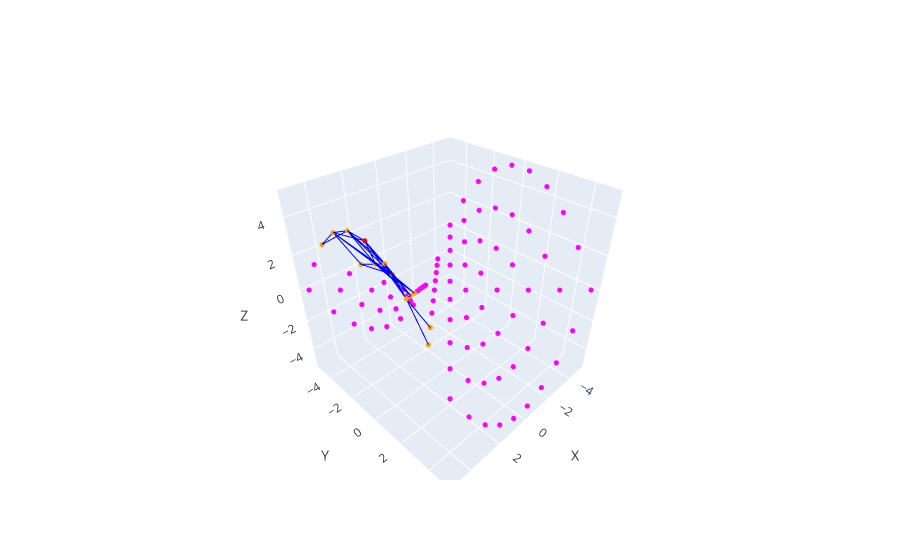

Here is the notebook cell this chart was saved with:
### Code cell
fig = new_fig()

# Ajouter les points à la figure
add_points(points, fig, 'magenta')

# Ajouter un point d'example à la figure
example = np.random.randint(0, NUM_POINTS)
add_point(points[example], fig, 'red')

# Ajouter les k-voisins de l'exemple à la figure
for neighbor in k_near_neighbors[example]:
    add_point(points[neighbor], fig, 'orange')

to_plot_neighbors = [example]
for _ in range(k):
    new_neighbors = []
    for point in to_plot_neighbors:
        for neighbor in direct_neighbors[point]:
            new_neighbors.append(neighbor)
            add_line(points[point], points[neighbor], fig, 'blue')
    to_plot_neighbors = new_neighbors


fig.show()

### Figure 1 — Plotly figure (JSON) as saved in the notebook; plotly's stock layout.template omitted (floating-point values rounded to 4 significant figures)
{"data": [{"marker": {"color": "magenta", "size": 3}, "mode": "markers", "type": "scatter3d", "x": [-5], "y": [-5], "z": [0]}, {"marker": {"color": "magenta", "size": 3}, "mode": "markers", "type": "scatter3d", "x": [-3.889], "y": [-5], "z": [-2.0]}, {"marker": {"color": "magenta", "size": 3}, "mode": "markers", "type": "scatter3d", "x": [-2.778], "y": [-5], "z": [-3.5]}, {"marker": {"color": "magenta", "size": 3}, "mode": "markers", "type": "scatter3d", "x": [-1.667], "y": [-5], "z": [-4.5]}, {"marker": {"color": "magenta", "size": 3}, "mode": "markers", "type": "scatter3d", "x": [-0.5556], "y": [-5], "z": [-5]}, {"marker": {"color": "magenta", "size": 3}, "mode": "markers", "type": "scatter3d", "x": [0.5556], "y": [-5], "z": [-5]}, {"marker": {"color": "magenta", "size": 3}, "mode": "markers", "type": "scatter3d", "x": [1.667], "y": [-5], "z": [-4.5]}, {"marker": {"color": "magenta", "size": 3}, "mode": "markers", "type": "scatter3d", "x": [2.778], "y": [-5], "z": [-3.5]}, {"marker": {"color": "magenta", "size": 3}, "mode": "markers", "type": "scatter3d", "x": [3.889], "y": [-5], "z": [-2.0]}, {"marker": {"color": "magenta", "size": 3}, "mode": "markers", "type": "scatter3d", "x": [5], "y": [-5], "z": [0]}, {"marker": {"color": "magenta", "size": 3}, "mode": "markers", "type": "scatter3d", "x": [-5], "y": [-3.889], "z": [2.0]}, {"marker": {"color": "magenta", "size": 3}, "mode": "markers", "type": "scatter3d", "x": [-3.889], "y": [-3.889], "z": [0]}, {"marker": {"color": "magenta", "size": 3}, "mode": "markers", "type": "scatter3d", "x": [-2.778], "y": [-3.889], "z": [-1.5]}, {"marker": {"color": "magenta", "size": 3}, "mode": "markers", "type": "scatter3d", "x": [-1.667], "y": [-3.889], "z": [-2.5]}, {"marker": {"color": "magenta", "size": 3}, "mode": "markers", "type": "scatter3d", "x": [-0.5556], "y": [-3.889], "z": [-3]}, {"marker": {"color": "magenta", "size": 3}, "mode": "markers", "type": "scatter3d", "x": [0.5556], "y": [-3.889], "z": [-3]}, {"marker": {"color": "magenta", "size": 3}, "mode": "markers", "type": "scatter3d", "x": [1.667], "y": [-3.889], "z": [-2.5]}, {"marker": {"color": "magenta", "size": 3}, "mode": "markers", "type": "scatter3d", "x": [2.778], "y": [-3.889], "z": [-1.5]}, {"marker": {"color": "magenta", "size": 3}, "mode": "markers", "type": "scatter3d", "x": [3.889], "y": [-3.889], "z": [7.194e-16]}, {"marker": {"color": "magenta", "size": 3}, "mode": "markers", "type": "scatter3d", "x": [5], "y": [-3.889], "z": [2.0]}, {"marker": {"color": "magenta", "size": 3}, "mode": "markers", "type": "scatter3d", "x": [-5], "y": [-2.778], "z": [3.5]}, {"marker": {"color": "magenta", "size": 3}, "mode": "markers", "type": "scatter3d", "x": [-3.889], "y": [-2.778], "z": [1.5]}, {"marker": {"color": "magenta", "size": 3}, "mode": "markers", "type": "scatter3d", "x": [-2.778], "y": [-2.778], "z": [0]}, {"marker": {"color": "magenta", "size": 3}, "mode": "markers", "type": "scatter3d", "x": [-1.667], "y": [-2.778], "z": [-1.0]}, {"marker": {"color": "magenta", "size": 3}, "mode": "markers", "type": "scatter3d", "x": [-0.5556], "y": [-2.778], "z": [-1.5]}, {"marker": {"color": "magenta", "size": 3}, "mode": "markers", "type": "scatter3d", "x": [0.5556], "y": [-2.778], "z": [-1.5]}, {"marker": {"color": "magenta", "size": 3}, "mode": "markers", "type": "scatter3d", "x": [1.667], "y": [-2.778], "z": [-1.0]}, {"marker": {"color": "magenta", "size": 3}, "mode": "markers", "type": "scatter3d", "x": [2.778], "y": [-2.778], "z": [8.993e-16]}, {"marker": {"color": "magenta", "size": 3}, "mode": "markers", "type": "scatter3d", "x": [3.889], "y": [-2.778], "z": [1.5]}, {"marker": {"color": "magenta", "size": 3}, "mode": "markers", "type": "scatter3d", "x": [5], "y": [-2.778], "z": [3.5]}, {"marker": {"color": "magenta", "size": 3}, "mode": "markers", "type": "scatter3d", "x": [-5], "y": [-1.667], "z": [4.5]}, {"marker": {"color": "magenta", "size": 3}, "mode": "markers", "type": "scatter3d", "x": [-3.889], "y": [-1.667], "z": [2.5]}, {"marker": {"color": "magenta", "size": 3}, "mode": "markers", "type": "scatter3d", "x": [-2.778], "y": [-1.667], "z": [1.0]}, {"marker": {"color": "magenta", "size": 3}, "mode": "markers", "type": "scatter3d", "x": [-1.667], "y": [-1.667], "z": [0]}, {"marker": {"color": "magenta", "size": 3}, "mode": "markers", "type": "scatter3d", "x": [-0.5556], "y": [-1.667], "z": [-0.5]}, {"marker": {"color": "magenta", "size": 3}, "mode": "markers", "type": "scatter3d", "x": [0.5556], "y": [-1.667], "z": [-0.5]}, {"marker": {"color": "magenta", "size": 3}, "mode": "markers", "type": "scatter3d", "x": [1.667], "y": [-1.667], "z": [2.698e-16]}, {"marker": {"color": "magenta", "size": 3}, "mode": "markers", "type": "scatter3d", "x": [2.778], "y": [-1.667], "z": [1.0]}, {"marker": {"color": "magenta", "size": 3}, "mode": "markers", "type": "scatter3d", "x": [3.889], "y": [-1.667], "z": [2.5]}, {"marker": {"color": "magenta", "size": 3}, "mode": "markers", "type": "scatter3d", "x": [5], "y": [-1.667], "z": [4.5]}, {"marker": {"color": "magenta", "size": 3}, "mode": "markers", "type": "scatter3d", "x": [-5], "y": [-0.5556], "z": [5]}, {"marker": {"color": "magenta", "size": 3}, "mode": "markers", "type": "scatter3d", "x": [-3.889], "y": [-0.5556], "z": [3]}, {"marker": {"color": "magenta", "size": 3}, "mode": "markers", "type": "scatter3d", "x": [-2.778], "y": [-0.5556], "z": [1.5]}, {"marker": {"color": "magenta", "size": 3}, "mode": "markers", "type": "scatter3d", "x": [-1.667], "y": [-0.5556], "z": [0.5]}, {"marker": {"color": "magenta", "size": 3}, "mode": "markers", "type": "scatter3d", "x": [-0.5556], "y": [-0.5556], "z": [0]}, {"marker": {"color": "magenta", "size": 3}, "mode": "markers", "type": "scatter3d", "x": [0.5556], "y": [-0.5556], "z": [0]}, {"marker": {"color": "magenta", "size": 3}, "mode": "markers", "type": "scatter3d", "x": [1.667], "y": [-0.5556], "z": [0.5]}, {"marker": {"color": "magenta", "size": 3}, "mode": "markers", "type": "scatter3d", "x": [2.778], "y": [-0.5556], "z": [1.5]}, {"marker": {"color": "magenta", "size": 3}, "mode": "markers", "type": "scatter3d", "x": [3.889], "y": [-0.5556], "z": [3.0]}, {"marker": {"color": "magenta", "size": 3}, "mode": "markers", "type": "scatter3d", "x": [5], "y": [-0.5556], "z": [5]}, {"marker": {"color": "magenta", "size": 3}, "mode": "markers", "type": "scatter3d", "x": [-5], "y": [0.5556], "z": [5]}, {"marker": {"color": "magenta", "size": 3}, "mode": "markers", "type": "scatter3d", "x": [-3.889], "y": [0.5556], "z": [3]}, {"marker": {"color": "magenta", "size": 3}, "mode": "markers", "type": "scatter3d", "x": [-2.778], "y": [0.5556], "z": [1.5]}, {"marker": {"color": "magenta", "size": 3}, "mode": "markers", "type": "scatter3d", "x": [-1.667], "y": [0.5556], "z": [0.5]}, {"marker": {"color": "magenta", "size": 3}, "mode": "markers", "type": "scatter3d", "x": [-0.5556], "y": [0.5556], "z": [0]}, {"marker": {"color": "magenta", "size": 3}, "mode": "markers", "type": "scatter3d", "x": [0.5556], "y": [0.5556], "z": [0]}, {"marker": {"color": "magenta", "size": 3}, "mode": "markers", "type": "scatter3d", "x": [1.667], "y": [0.5556], "z": [0.5]}, {"marker": {"color": "magenta", "size": 3}, "mode": "markers", "type": "scatter3d", "x": [2.778], "y": [0.5556], "z": [1.5]}, {"marker": {"color": "magenta", "size": 3}, "mode": "markers", "type": "scatter3d", "x": [3.889], "y": [0.5556], "z": [3.0]}, {"marker": {"color": "magenta", "size": 3}, "mode": "markers", "type": "scatter3d", "x": [5], "y": [0.5556], "z": [5]}, {"marker": {"color": "magenta", "size": 3}, "mode": "markers", "type": "scatter3d", "x": [-5], "y": [1.667], "z": [4.5]}, {"marker": {"color": "magenta", "size": 3}, "mode": "markers", "type": "scatter3d", "x": [-3.889], "y": [1.667], "z": [2.5]}, {"marker": {"color": "magenta", "size": 3}, "mode": "markers", "type": "scatter3d", "x": [-2.778], "y": [1.667], "z": [1.0]}, {"marker": {"color": "magenta", "size": 3}, "mode": "markers", "type": "scatter3d", "x": [-1.667], "y": [1.667], "z": [-2.698e-16]}, {"marker": {"color": "magenta", "size": 3}, "mode": "markers", "type": "scatter3d", "x": [-0.5556], "y": [1.667], "z": [-0.5]}, {"marker": {"color": "magenta", "size": 3}, "mode": "markers", "type": "scatter3d", "x": [0.5556], "y": [1.667], "z": [-0.5]}, {"marker": {"color": "magenta", "size": 3}, "mode": "markers", "type": "scatter3d", "x": [1.667], "y": [1.667], "z": [0]}, {"marker": {"color": "magenta", "size": 3}, "mode": "markers", "type": "scatter3d", "x": [2.778], "y": [1.667], "z": [1.0]}, {"marker": {"color": "magenta", "size": 3}, "mode": "markers", "type": "scatter3d", "x": [3.889], "y": [1.667], "z": [2.5]}, {"marker": {"color": "magenta", "size": 3}, "mode": "markers", "type": "scatter3d", "x": [5], "y": [1.667], "z": [4.5]}, {"marker": {"color": "magenta", "size": 3}, "mode": "markers", "type": "scatter3d", "x": [-5], "y": [2.778], "z": [3.5]}, {"marker": {"color": "magenta", "size": 3}, "mode": "markers", "type": "scatter3d", "x": [-3.889], "y": [2.778], "z": [1.5]}, {"marker": {"color": "magenta", "size": 3}, "mode": "markers", "type": "scatter3d", "x": [-2.778], "y": [2.778], "z": [-8.993e-16]}, {"marker": {"color": "magenta", "size": 3}, "mode": "markers", "type": "scatter3d", "x": [-1.667], "y": [2.778], "z": [-1.0]}, {"marker": {"color": "magenta", "size": 3}, "mode": "markers", "type": "scatter3d", "x": [-0.5556], "y": [2.778], "z": [-1.5]}, {"marker": {"color": "magenta", "size": 3}, "mode": "markers", "type": "scatter3d", "x": [0.5556], "y": [2.778], "z": [-1.5]}, {"marker": {"color": "magenta", "size": 3}, "mode": "markers", "type": "scatter3d", "x": [1.667], "y": [2.778], "z": [-1.0]}, {"marker": {"color": "magenta", "size": 3}, "mode": "markers", "type": "scatter3d", "x": [2.778], "y": [2.778], "z": [0]}, {"marker": {"color": "magenta", "size": 3}, "mode": "markers", "type": "scatter3d", "x": [3.889], "y": [2.778], "z": [1.5]}, {"marker": {"color": "magenta", "size": 3}, "mode": "markers", "type": "scatter3d", "x": [5], "y": [2.778], "z": [3.5]}, {"marker": {"color": "magenta", "size": 3}, "mode": "markers", "type": "scatter3d", "x": [-5], "y": [3.889], "z": [2.0]}, {"marker": {"color": "magenta", "size": 3}, "mode": "markers", "type": "scatter3d", "x": [-3.889], "y": [3.889], "z": [-7.194e-16]}, {"marker": {"color": "magenta", "size": 3}, "mode": "markers", "type": "scatter3d", "x": [-2.778], "y": [3.889], "z": [-1.5]}, {"marker": {"color": "magenta", "size": 3}, "mode": "markers", "type": "scatter3d", "x": [-1.667], "y": [3.889], "z": [-2.5]}, {"marker": {"color": "magenta", "size": 3}, "mode": "markers", "type": "scatter3d", "x": [-0.5556], "y": [3.889], "z": [-3.0]}, {"marker": {"color": "magenta", "size": 3}, "mode": "markers", "type": "scatter3d", "x": [0.5556], "y": [3.889], "z": [-3.0]}, {"marker": {"color": "magenta", "size": 3}, "mode": "markers", "type": "scatter3d", "x": [1.667], "y": [3.889], "z": [-2.5]}, {"marker": {"color": "magenta", "size": 3}, "mode": "markers", "type": "scatter3d", "x": [2.778], "y": [3.889], "z": [-1.5]}, {"marker": {"color": "magenta", "size": 3}, "mode": "markers", "type": "scatter3d", "x": [3.889], "y": [3.889], "z": [0]}, {"marker": {"color": "magenta", "size": 3}, "mode": "markers", "type": "scatter3d", "x": [5], "y": [3.889], "z": [2.0]}, {"marker": {"color": "magenta", "size": 3}, "mode": "markers", "type": "scatter3d", "x": [-5], "y": [5], "z": [0]}, {"marker": {"color": "magenta", "size": 3}, "mode": "markers", "type": "scatter3d", "x": [-3.889], "y": [5], "z": [-2.0]}, {"marker": {"color": "magenta", "size": 3}, "mode": "markers", "type": "scatter3d", "x": [-2.778], "y": [5], "z": [-3.5]}, {"marker": {"color": "magenta", "size": 3}, "mode": "markers", "type": "scatter3d", "x": [-1.667], "y": [5], "z": [-4.5]}, {"marker": {"color": "magenta", "size": 3}, "mode": "markers", "type": "scatter3d", "x": [-0.5556], "y": [5], "z": [-5]}, {"marker": {"color": "magenta", "size": 3}, "mode": "markers", "type": "scatter3d", "x": [0.5556], "y": [5], "z": [-5]}, {"marker": {"color": "magenta", "size": 3}, "mode": "markers", "type": "scatter3d", "x": [1.667], "y": [5], "z": [-4.5]}, {"marker": {"color": "magenta", "size": 3}, "mode": "markers", "type": "scatter3d", "x": [2.778], "y": [5], "z": [-3.5]}, {"marker": {"color": "magenta", "size": 3}, "mode": "markers", "type": "scatter3d", "x": [3.889], "y": [5], "z": [-2.0]}, {"marker": {"color": "magenta", "size": 3}, "mode": "markers", "type": "scatter3d", "x": [5], "y": [5], "z": [0]}, {"marker": {"color": "red", "size": 3}, "mode": "markers", "type": "scatter3d", "x": [5], "y": [0.5556], "z": [5]}, {"marker": {"color": "orange", "size": 3}, "mode": "markers", "type": "scatter3d", "x": [5], "y": [3.889], "z": [2.0]}, {"marker": {"color": "orange", "size": 3}, "mode": "markers", "type": "scatter3d", "x": [3.889], "y": [1.667], "z": [2.5]}, {"marker": {"color": "orange", "size": 3}, "mode": "markers", "type": "scatter3d", "x": [5], "y": [1.667], "z": [4.5]}, {"marker": {"color": "orange", "size": 3}, "mode": "markers", "type": "scatter3d", "x": [3.889], "y": [-1.667], "z": [2.5]}, {"marker": {"color": "orange", "size": 3}, "mode": "markers", "type": "scatter3d", "x": [5], "y": [-1.667], "z": [4.5]}, {"marker": {"color": "orange", "size": 3}, "mode": "markers", "type": "scatter3d", "x": [3.889], "y": [2.778], "z": [1.5]}, {"marker": {"color": "orange", "size": 3}, "mode": "markers", "type": "scatter3d", "x": [5], "y": [2.778], "z": [3.5]}, {"marker": {"color": "orange", "size": 3}, "mode": "markers", "type": "scatter3d", "x": [3.889], "y": [-0.5556], "z": [3.0]}, {"marker": {"color": "orange", "size": 3}, "mode": "markers", "type": "scatter3d", "x": [5], "y": [-0.5556], "z": [5]}, {"marker": {"color": "orange", "size": 3}, "mode": "markers", "type": "scatter3d", "x": [2.778], "y": [-0.5556], "z": [1.5]}, {"marker": {"color": "orange", "size": 3}, "mode": "markers", "type": "scatter3d", "x": [2.778], "y": [0.5556], "z": [1.5]}, {"marker": {"color": "orange", "size": 3}, "mode": "markers", "type": "scatter3d", "x": [3.889], "y": [0.5556], "z": [3.0]}, {"marker": {"color": "orange", "size": 3}, "mode": "markers", "type": "scatter3d", "x": [5], "y": [-2.778], "z": [3.5]}, {"line": {"color": "blue", "width": 2}, "mode": "lines", "type": "scatter3d", "x": [5, 5], "y": [0.5556, 0.5556], "z": [5, 5]}, {"line": {"color": "blue", "width": 2}, "mode": "lines", "type": "scatter3d", "x": [5, 5], "y": [0.5556, -0.5556], "z": [5, 5]}, {"line": {"color": "blue", "width": 2}, "mode": "lines", "type": "scatter3d", "x": [5, 5], "y": [0.5556, 1.667], "z": [5, 4.5]}, {"line": {"color": "blue", "width": 2}, "mode": "lines", "type": "scatter3d", "x": [5, 5], "y": [0.5556, -1.667], "z": [5, 4.5]}, {"line": {"color": "blue", "width": 2}, "mode": "lines", "type": "scatter3d", "x": [5, 3.889], "y": [0.5556, 0.5556], "z": [5, 3.0]}, {"line": {"color": "blue", "width": 2}, "mode": "lines", "type": "scatter3d", "x": [5, 3.889], "y": [0.5556, -0.5556], "z": [5, 3.0]}, {"line": {"color": "blue", "width": 2}, "mode": "lines", "type": "scatter3d", "x": [5, 5], "y": [0.5556, 2.778], "z": [5, 3.5]}, {"line": {"color": "blue", "width": 2}, "mode": "lines", "type": "scatter3d", "x": [5, 5], "y": [0.5556, 0.5556], "z": [5, 5]}, {"line": {"color": "blue", "width": 2}, "mode": "lines", "type": "scatter3d", "x": [5, 5], "y": [0.5556, -0.5556], "z": [5, 5]}, {"line": {"color": "blue", "width": 2}, "mode": "lines", "type": "scatter3d", "x": [5, 5], "y": [0.5556, 1.667], "z": [5, 4.5]}, {"line": {"color": "blue", "width": 2}, "mode": "lines", "type": "scatter3d", "x": [5, 5], "y": [0.5556, -1.667], "z": [5, 4.5]}, {"line": {"color": "blue", "width": 2}, "mode": "lines", "type": "scatter3d", "x": [5, 3.889], "y": [0.5556, 0.5556], "z": [5, 3.0]}, {"line": {"color": "blue", "width": 2}, "mode": "lines", "type": "scatter3d", "x": [5, 3.889], "y": [0.5556, -0.5556], "z": [5, 3.0]}, {"line": {"color": "blue", "width": 2}, "mode": "lines", "type": "scatter3d", "x": [5, 5], "y": [0.5556, 2.778], "z": [5, 3.5]}, {"line": {"color": "blue", "width": 2}, "mode": "lines", "type": "scatter3d", "x": [5, 5], "y": [-0.5556, -0.5556], "z": [5, 5]}, {"line": {"color": "blue", "width": 2}, "mode": "lines", "type": "scatter3d", "x": [5, 5], "y": [-0.5556, 0.5556], "z": [5, 5]}, {"line": {"color": "blue", "width": 2}, "mode": "lines", "type": "scatter3d", "x": [5, 5], "y": [-0.5556, -1.667], "z": [5, 4.5]}, {"line": {"color": "blue", "width": 2}, "mode": "lines", "type": "scatter3d", "x": [5, 5], "y": [-0.5556, 1.667], "z": [5, 4.5]}, {"line": {"color": "blue", "width": 2}, "mode": "lines", "type": "scatter3d", "x": [5, 3.889], "y": [-0.5556, -0.5556], "z": [5, 3.0]}, {"line": {"color": "blue", "width": 2}, "mode": "lines", "type": "scatter3d", "x": [5, 3.889], "y": [-0.5556, 0.5556], "z": [5, 3.0]}, {"line": {"color": "blue", "width": 2}, "mode": "lines", "type": "scatter3d", "x": [5, 5], "y": [-0.5556, -2.778], "z": [5, 3.5]}, {"line": {"color": "blue", "width": 2}, "mode": "lines", "type": "scatter3d", "x": [5, 5], "y": [1.667, 1.667], "z": [4.5, 4.5]}, {"line": {"color": "blue", "width": 2}, "mode": "lines", "type": "scatter3d", "x": [5, 5], "y": [1.667, 0.5556], "z": [4.5, 5]}, {"line": {"color": "blue", "width": 2}, "mode": "lines", "type": "scatter3d", "x": [5, 5], "y": [1.667, 2.778], "z": [4.5, 3.5]}, {"line": {"color": "blue", "width": 2}, "mode": "lines", "type": "scatter3d", "x": [5, 3.889], "y": [1.667, 0.5556], "z": [4.5, 3.0]}, {"line": {"color": "blue", "width": 2}, "mode": "lines", "type": "scatter3d", "x": [5, 5], "y": [1.667, -0.5556], "z": [4.5, 5]}, {"line": {"color": "blue", "width": 2}, "mode": "lines", "type": "scatter3d", "x": [5, 3.889], "y": [1.667, 1.667], "z": [4.5, 2.5]}, {"line": {"color": "blue", "width": 2}, "mode": "lines", "type": "scatter3d", "x": [5, 3.889], "y": [1.667, -0.5556], "z": [4.5, 3.0]}, {"line": {"color": "blue", "width": 2}, "mode": "lines", "type": "scatter3d", "x": [5, 5], "y": [-1.667, -1.667], "z": [4.5, 4.5]}, {"line": {"color": "blue", "width": 2}, "mode": "lines", "type": "scatter3d", "x": [5, 5], "y": [-1.667, -0.5556], "z": [4.5, 5]}, {"line": {"color": "blue", "width": 2}, "mode": "lines", "type": "scatter3d", "x": [5, 5], "y": [-1.667, -2.778], "z": [4.5, 3.5]}, {"line": {"color": "blue", "width": 2}, "mode": "lines", "type": "scatter3d", "x": [5, 3.889], "y": [-1.667, -0.5556], "z": [4.5, 3.0]}, {"line": {"color": "blue", "width": 2}, "mode": "lines", "type": "scatter3d", "x": [5, 5], "y": [-1.667, 0.5556], "z": [4.5, 5]}, {"line": {"color": "blue", "width": 2}, "mode": "lines", "type": "scatter3d", "x": [5, 3.889], "y": [-1.667, -1.667], "z": [4.5, 2.5]}, {"line": {"color": "blue", "width": 2}, "mode": "lines", "type": "scatter3d", "x": [5, 3.889], "y": [-1.667, 0.5556], "z": [4.5, 3.0]}, {"line": {"color": "blue", "width": 2}, "mode": "lines", "type": "scatter3d", "x": [3.889, 3.889], "y": [0.5556, 0.5556], "z": [3.0, 3.0]}, {"line": {"color": "blue", "width": 2}, "mode": "lines", "type": "scatter3d", "x": [3.889, 3.889], "y": [0.5556, -0.5556], "z": [3.0, 3.0]}, {"line": {"color": "blue", "width": 2}, "mode": "lines", "type": "scatter3d", "x": [3.889, 3.889], "y": [0.5556, 1.667], "z": [3.0, 2.5]}, {"line": {"color": "blue", "width": 2}, "mode": "lines", "type": "scatter3d", "x": [3.889, 2.778], "y": [0.5556, 0.5556], "z": [3.0, 1.5]}, {"line": {"color": "blue", "width": 2}, "mode": "lines", "type": "scatter3d", "x": [3.889, 2.778], "y": [0.5556, -0.5556], "z": [3.0, 1.5]}, {"line": {"color": "blue", "width": 2}, "mode": "lines", "type": "scatter3d", "x": [3.889, 5], "y": [0.5556, 1.667], "z": [3.0, 4.5]}, {"line": {"color": "blue", "width": 2}, "mode": "lines", "type": "scatter3d", "x": [3.889, 3.889], "y": [0.5556, -1.667], "z": [3.0, 2.5]}, {"line": {"color": "blue", "width": 2}, "mode": "lines", "type": "scatter3d", "x": [3.889, 3.889], "y": [-0.5556, -0.5556], "z": [3.0, 3.0]}, {"line": {"color": "blue", "width": 2}, "mode": "lines", "type": "scatter3d", "x": [3.889, 3.889], "y": [-0.5556, 0.5556], "z": [3.0, 3.0]}, {"line": {"color": "blue", "width": 2}, "mode": "lines", "type": "scatter3d", "x": [3.889, 3.889], "y": [-0.5556, -1.667], "z": [3.0, 2.5]}, {"line": {"color": "blue", "width": 2}, "mode": "lines", "type": "scatter3d", "x": [3.889, 2.778], "y": [-0.5556, -0.5556], "z": [3.0, 1.5]}, {"line": {"color": "blue", "width": 2}, "mode": "lines", "type": "scatter3d", "x": [3.889, 2.778], "y": [-0.5556, 0.5556], "z": [3.0, 1.5]}, {"line": {"color": "blue", "width": 2}, "mode": "lines", "type": "scatter3d", "x": [3.889, 5], "y": [-0.5556, -1.667], "z": [3.0, 4.5]}, {"line": {"color": "blue", "width": 2}, "mode": "lines", "type": "scatter3d", "x": [3.889, 3.889], "y": [-0.5556, 1.667], "z": [3.0, 2.5]}, {"line": {"color": "blue", "width": 2}, "mode": "lines", "type": "scatter3d", "x": [5, 5], "y": [2.778, 2.778], "z": [3.5, 3.5]}, {"line": {"color": "blue", "width": 2}, "mode": "lines", "type": "scatter3d", "x": [5, 5], "y": [2.778, 1.667], "z": [3.5, 4.5]}, {"line": {"color": "blue", "width": 2}, "mode": "lines", "type": "scatter3d", "x": [5, 3.889], "y": [2.778, 1.667], "z": [3.5, 2.5]}, {"line": {"color": "blue", "width": 2}, "mode": "lines", "type": "scatter3d", "x": [5, 5], "y": [2.778, 3.889], "z": [3.5, 2.0]}, {"line": {"color": "blue", "width": 2}, "mode": "lines", "type": "scatter3d", "x": [5, 3.889], "y": [2.778, 2.778], "z": [3.5, 1.5]}, {"line": {"color": "blue", "width": 2}, "mode": "lines", "type": "scatter3d", "x": [5, 3.889], "y": [2.778, 0.5556], "z": [3.5, 3.0]}, {"line": {"color": "blue", "width": 2}, "mode": "lines", "type": "scatter3d", "x": [5, 5], "y": [2.778, 0.5556], "z": [3.5, 5]}], "layout": {"scene": {"aspectmode": "data", "xaxis": {"title": {"text": "X"}}, "yaxis": {"title": {"text": "Y"}}, "zaxis": {"title": {"text": "Z"}}}, "showlegend": false}}
